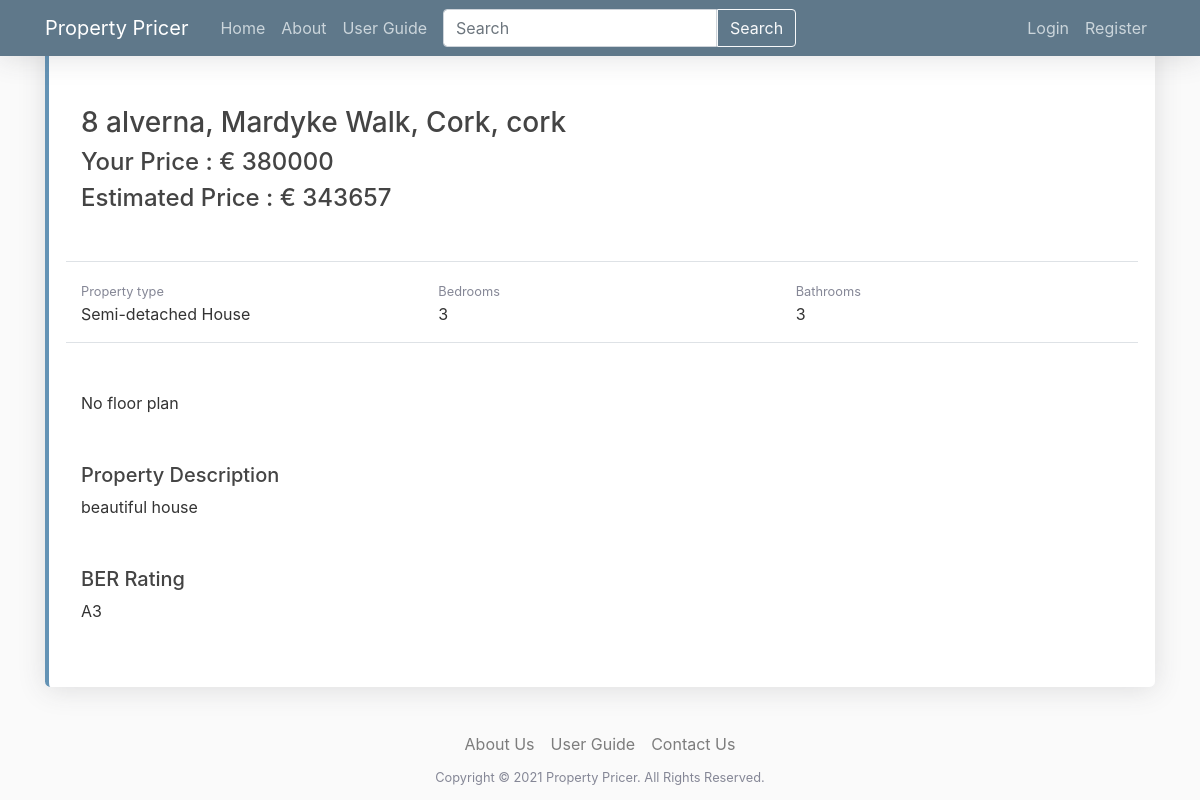
The app's page /post/1/ with its own data.
### webpages/models.py (models this page shows, shortened)
class Post(models.Model):
    property_description = models.TextField(null=True, blank=True)
    address_line_1 = models.CharField(max_length=255)
    address_line_2 = models.CharField(max_length=255, null=True, blank=True)
    city = models.CharField(max_length=128, default='')
    county = models.CharField(max_length=128, default='')
    floor_plan = models.ImageField(upload_to="floor_plan", null=True, blank=True)
    property_type = models.CharField(max_length=128, default='',
                                     choices=PROPERTY_TYPE_CHOICES)
    number_of_bedrooms = models.PositiveIntegerField()
    number_of_bathrooms = models.PositiveIntegerField()
    energy_rating = models.CharField(max_length=128, default='',
                                     choices=ENERGY_RATING_CHOICES)
    size = models.PositiveIntegerField()
    date_posted = models.DateField(default=timezone.now)
    author = models.ForeignKey(User, related_name="user_posts", on_delete=models.CASCADE)
    price = models.PositiveIntegerField(null=True, blank=True, editable=True)
    estimated_price = models.PositiveIntegerField(null=False, blank=True, editable=False)
    __original_price = None
    """
        this method return a string to redirect the user after posting to that post by returning post details the
        primary key of the newly created post
    """
    """
        overwriting the django save method
        by passing in the estimated price into the price before it is saved
    """
    def save(self, force_insert=False, force_update=False, *args, **kwargs):
        estimated_price = price_pridiction_model(
            self.number_of_bedrooms,
            self.number_of_bathrooms,
            self.size,
            int(property_type_dict[self.property_type]),
            int(energy_rating_dict[self.energy_rating])
        )
        self.estimated_price = estimated_price
        super().save(force_insert, force_update, *args, **kwargs)

### webpages/views.py (the view)
# urls.py: path('post/<int:pk>/', PostDetailView.as_view(), name='post-detail'),
class PostDetailView(DetailView):
    model = Post

### templates/webpages/post_detail.html
{% extends "base.html" %}
{% block content %}
    {% include 'webpages/long_post.html' %}
{% endblock content %}

### templates/webpages/long_post.html (shortened to what this page needs)
<article class="media content-section">
    <div class="media-body w-50">
        <div class="article-metadata">
            <a class="mr-2" href="{% url 'profile-page' post.author.username %}">{{ post.author }}</a>
            <small class="text-muted my-auto">{{ post.date_posted|date:"F d, Y" }}</small>
        </div>
        {% if object.address_line_2 %}
            <h3 class="article-title mt-5"><a class="article-title" href="{% url 'post-detail' post.id %}">{{ object.address_line_1 }}, {{ post.address_line_2 }}, {{ post.city }}, {{ post.county }}</a></h3>
        {% else %}
            <h3 class="article-title mt-5"><a class="article-title" href="{% url 'post-detail' post.id %}">{{ post.address_line_1 }}, {{ post.city }}, {{ post.county }}</a></h3>
        {% endif %}
        {% if post.price %}
            <h4>Your Price :  € {{ post.price }}</h4>
            <h4>Estimated Price : € {{ post.estimated_price }}</h4>
        {% else %}
            <h4>POA</h4>
        {% endif %}
        <div class="row my-5 border-top border-bottom py-3">
            <div class="col-md-4 my-auto">
                <small>Property type</small>
                <div>{{ post.property_type }}</div>
            </div>
            <div class="col-md-4 my-auto">
                <small>Bedrooms</small>
                <div>{{ post.number_of_bedrooms }}</div>
            </div>
            <div class="col-md-4 my-auto">
                <small>Bathrooms</small>
                <div>{{ post.number_of_bathrooms }}</div>
            </div>
        </div>
        <div class="my-5">
            {% if post.floor_plan %}
                <h5>Floor Plan</h5>
                <img src="{{ post.floor_plan.url }}" />
            {% else %}
                <p>No floor plan</p>
            {% endif %}
        </div>
        <div class="my-5">
            <h5>Property Description</h5>
            {% if post.property_description %}
                <p class="article-content">{{ post.property_description }}</p>
            {% else %}
                <p>No property description</p>
            {% endif %}
        </div>
        <div class="my-5">
            {% if post.energy_rating %}
                <h5>BER Rating</h5>
                <p class="article-content">{{ post.energy_rating }}</p>
            {% else %}
                <p>No BER Rating</p>
            {% endif %}
        </div>
    </div>
</article>

### static/css/main.css (style rules this page uses)
body { background: #fafafa; color: #333333; }
h1, h2, h3, h4, h5, h6 { color: #444444; }
a { color: #438bbf; }
small { color: rgb(133, 135, 150); }
.content-section { background: #ffffff; padding: 1rem 2rem; border-radius: 0.35rem; margin-bottom: 20px; box-shadow: 0 .15rem 1.75rem 0 rgba(58,59,69,.15); border-left: .25rem solid #6493b5; }
.article-title { color: #444444; }
.article-content { white-space: pre-line; }
.article-metadata { padding-bottom: 4px; margin-bottom: 4px; border-bottom: 1px solid #e3e3e3 }

### records on screen
Post: address_line_1 "8 alverna, Mardyke Walk", city "Cork", county "cork", price "380000", estimated_price "343657", property_type "Semi-detached House", number_of_bedrooms "3", number_of_bathrooms "3", property_description "beautiful house", energy_rating "A3"
